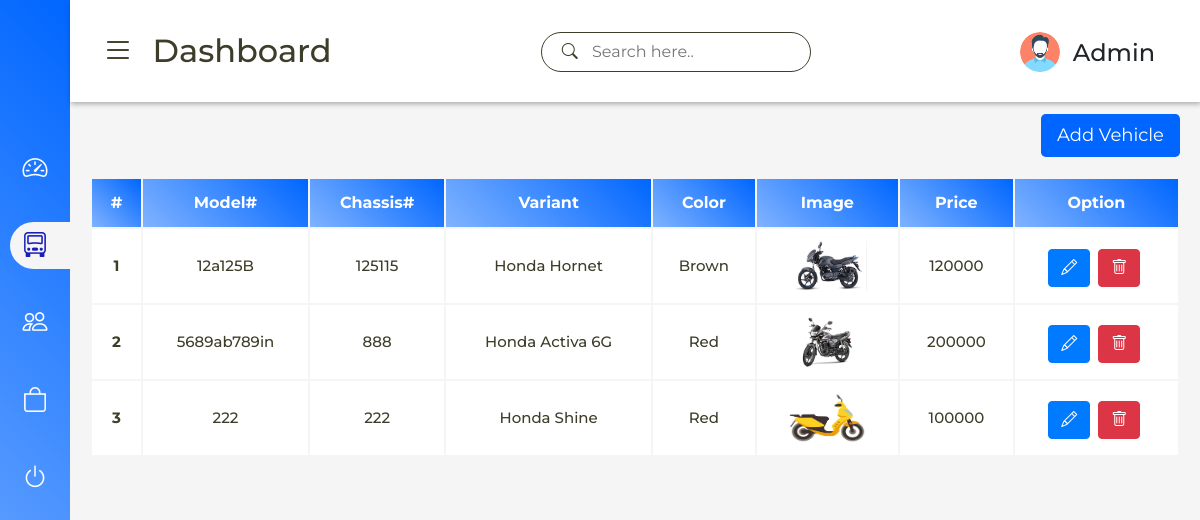
The app's page /admin/vehicle.php (signed in) with its own data.
### tables this page shows
CREATE TABLE `tblmastervehicle` (
  `vehicleId` int(11) NOT NULL,
  `modalNo` varchar(100) NOT NULL,
  `chassisNo` varchar(100) NOT NULL,
  `variant` varchar(100) NOT NULL,
  `color` varchar(100) NOT NULL,
  `imagePath` text NOT NULL,
  `price` varchar(100) NOT NULL,
  `isDeleted` int(1) NOT NULL,
  `addDate` timestamp NOT NULL DEFAULT current_timestamp(),
  `updateDate` timestamp NOT NULL DEFAULT current_timestamp() ON UPDATE current_timestamp()
);

### admin/session.php (called while the page is built, shortened)
<?php
if (!isset($_SESSION['user_data'])) {
    header("location: index.php");
} else {
    $userdata = json_decode($_SESSION['user_data']);
}
?>

### admin/vehicle.php (the view, shortened to what this page needs)
<?php
include("header.php");
include("navbar.php");
?>
<!DOCTYPE html>
<html lang="en">
<head>
</head>
<body>
    <div class="main-body">
        <div class="addVehicleButton">
            <a href="#" class="btn btn-primary btn-lg" role="button" aria-pressed="true" data-toggle="modal"
                data-target="#vehicleModalForm">Add Vehicle</a>
        </div>
        <div class="table-vehicle">
            <table class="table table-striped">
                <tr class="thead">
                    <th scope="col">#</th>
                    <th scope="col">Model#</th>
                    <th scope="col">Chassis#</th>
                    <th scope="col">Variant</th>
                    <th scope="col">Color</th>
                    <th scope="col">Image</th>
                    <th scope="col">Price</th>
                    <th scope="col">Option</th>
                </tr>
                <?php
                $query = "SELECT * FROM `tblmastervehicle` WHERE isDeleted='0'";
                $run = mysqli_query($conn, $query);
                $i = 1;
                while ($fetch = mysqli_fetch_object($run)) {
                    if ($fetch->imagePath == '') {
                        $path = 'demo-1.png';
                    }
                    else {
                        $path = $fetch->imagePath;
                    }
                    ?>
                    <tr class="tbody">
                        <th scope="row">
                            <?php echo $i; ?>
                        </th>
                        <td>
                            <?php echo $fetch->modalNo; ?>
                        </td>
                        <td>
                            <?php echo $fetch->chassisNo; ?>
                        </td>
                        <td>
                            <?php echo $fetch->variant; ?>
                        </td>
                        <td>
                            <?php echo $fetch->color; ?>
                        </td>
                        <td class="imgVehcle"><img class="popup-img" src="Picture/<?php echo $path; ?>" alt="Lighthouse"
                                width="80" height="50"></td>
                        <td>
                            <?php echo $fetch->price; ?>
                        </td>
                        <td class="button-group">
                            <a role="button" class="btn btn-primary mr-1 mt-1 edit-btn" name="uploadData"
                                data-id="<?php echo $fetch->vehicleId; ?>" data-toggle="modal"
                                data-target="#vehiclemodal_editform"><i class="bi bi-pencil"></i></a>
                            <a role="button" class="btn btn-danger mr-1 mt-1 delete-btn" name="deleteData"
                                data-id="<?php echo $fetch->vehicleId; ?>" data-toggle="modal"
                                data-target="#VehicleDeleteModal"><i class="bi bi-trash"></i></a>
                        </td>
                    </tr>
                    <?php
                    $i++;
                }
                ?>
            </table>
        </div>
    </div>
</body>
</html>

### admin/header.php (shortened to what this page needs)
<?php
include("session.php");
?>
<!DOCTYPE html>
<html lang="en">
<head>
    <link rel="stylesheet" href="https://cdn.jsdelivr.net/npm/bootstrap@4.6.2/dist/css/bootstrap.min.css"
>
    <link rel="stylesheet" href="https://cdn.jsdelivr.net/npm/bootstrap-icons@1.9.1/font/bootstrap-icons.css">
</head>
<body>
</body>
</html>

### admin/sidebar.php (shortened to what this page needs)
<?php
include("header.php");
function checkNavbar($className)
{
    if (strpos($_SERVER['REQUEST_URI'], $className)) {
        return ' active';
    }
    return '';
}
?>
<!DOCTYPE html>
<html lang="en">
<head>
</head>
<body>
    <div class="sidebar">
        <div class="sidebar-brands mx-auto px-5 ml-3 mb-2">
        </div>
        <div class="sidebar-menu">
            <ul class="list-group">
                <li class="list-group-item <?php echo checkNavbar('dashboard'); ?>">
                    <a href="dashboard.php" class="list-item"> <span class="icon"><i class="bi bi-speedometer2"></i></span>
                        <span class="title">Dashboard</span></a>
                </li>
                <li class="list-group-item <?php echo checkNavbar('vehicle'); ?>">
                    <a href="vehicle.php" class="list-item"><span class="icon"><i class="bi bi-truck-front"></i></span>
                        <span class="title">Vehicle</span></a>
                </li>
                <li class="list-group-item <?php echo checkNavbar('customer'); ?>">
                    <a href="customer.php" class="list-item"><span class="icon"><i class="bi bi-people"></i></span>
                        <span class="title">Customer</span></a>
                </li>
                <li class="list-group-item <?php echo checkNavbar('purchase'); ?>">
                    <a href="purchase.php" class="list-item"><span class="icon"><i class="bi bi-bag"></i></span>
                        <span class="title">Purchase Data</span></a>
                </li>
                <li class="list-group-item">
                    <a href="logout.php" class="list-item"><span class="icon"><i class="bi bi-power"></i></span>
                        <span class="title">Logout</span></a>
                </li>
            </ul>
        </div>
    </div>
</body>
</html>

### admin/navbar.php (shortened to what this page needs)
<?php
include("header.php");
include("sidebar.php");
?>
<!DOCTYPE html>
<html lang="en">
<head>
</head>
<body>
    <nav class="nav navbar-light p-3">
        <div class="header d-flex justify-content-between w-100 align-item-center pt-3">
            <div class="main-head pl-3">
                <h1 class="h1">
                    <label for="nav-toggle"><span><i class="bi bi-list"></i></span></label>
                    Dashboard
                </h1>
            </div>
            <div class="search-bar">
                <form action="" method="GET">
                    <span><i class="bi bi-search"></i></span>
                    <input type="text" name="search" placeholder="Search here.." aria-label="search">
                </form>
            </div>
            <div class="user d-flex pr-3">
                <div class="user-img">
                    <img src="Picture/<?php echo $_SESSION['profile_img'] ?>" alt="" width="40px">
                </div>
                <div class="dropdown">
                    <a class="btn dropdown-toggle" type="button" data-toggle="dropdown"
                        aria-expanded="false">
                        <h4 class="h4">
                        <?php echo $userdata->name; ?>
                    </h4>
                </a>
                </div>
            </div>
        </div>
    </nav>
</body>
</html>

### admin/sidebar.php (style rules this page uses)
body { margin: 0; padding: 0; box-sizing: border-box; font-family: 'Montserrat', sans-serif; }
.sidebar { width: 250px; height: 100vh; background: linear-gradient(45deg, #80b3ff 0%, #0066ff 100%); position: fixed; left: 0; top: 0; z-index: 100; transition: width 0.3s ease; }
.sidebar-menu ul { margin-top: 20px; }
.sidebar-menu li.list-group-item { padding: 0; border: none; background: none; margin-bottom: 20px; width: 100%; padding-left: 20px; border: 0; outline: 0; padding-top: 5px; padding-bottom: 5px; }
.sidebar-menu li.list-group-item a { padding-top: 5px; padding-bottom: 5px; }
.sidebar-menu li.list-group-item.active a { background-color: #f5f5f5; color: #1a1fb8; padding-top: 5px; padding-bottom: 5px; border-radius: 50px 0 0 50px; border: 0; outline: 0; }
.sidebar-menu ul.list-group li a { position: relative; display: block; color: #fff; font-size: 18px; font-weight: 500; padding-left: 20px; }
.sidebar-menu ul.list-group li a span:first-child { padding-right: 10px; font-size: 25px; }
@media only screen and (max-width: 1200px) { .sidebar { width: 70px; } }
@media only screen and (max-width: 1200px) { .sidebar .sidebar-menu ul li { padding-left: 10px; text-align: center; } }
@media only screen and (max-width: 1200px) { .sidebar .sidebar-menu ul li a { padding-left: 0; } }

### admin/navbar.php (style rules this page uses)
body { font-family: 'Montserrat', sans-serif; }
nav.nav { position: fixed; left: 250px; width: calc(100% - 250px); top: 0; z-index: 100; box-shadow: 1px 2px 5px rgba(0, 0, 0, 0.3); background-color: #fff; transition: left 0.3s ease; }
.main-head h1 { color: #3d3d29; font-size: 2rem; }
.main-head h1 span i { margin-right: 10px; }
.search-bar { height: 40px; border: 1px solid #3d3d29; border-radius: 35px; padding: 7px 0 0 20px; width: 270px; }
.search-bar input { border: none; color: #3d3d29; padding-left: 10px; outline: 0; }
.search-bar span>i { cursor: pointer; color: #3d3d29; }
.user-img img { border-radius: 50%; }
.dropdown-toggle::after { display: none; }
@media only screen and (max-width: 1200px) { nav.nav { width: calc(100% - 70px); left: 70px; } }

### admin/vehicle.php (style rules this page uses)
* { margin: 0; padding: 0; }
body { box-sizing: border-box; font-family: 'Montserrat' sans-serif; background: #f5f5f5; width: 100%; }
.main-body { transition: margin-left 0.3s ease; margin-left: 250px; margin-top: 70px; width: calc(100% - 250px); padding: 20px; }
.table tr.thead th { border: none; background: linear-gradient(45deg, #80b3ff 0%, #0066ff 100%); text-align: center; color: #ffffff; border: 2px solid #f5f5f5; }
.table tr.tbody th, .table tr.tbody td { background-color: #FFFFFF; text-align: center; border: 2px solid #f5f5f5; color: #3d3d29; vertical-align: middle; font-size: 15px; }
.table tr.tbody td { font-weight: 500; }
.addVehicleButton { margin-bottom: 20px; width: 100%; display: flex; float: right; justify-content: end; }
.addVehicleButton a.btn-primary, button.btn-primary { background-color: #0066ff; border: none; outline: 0; box-shadow: none; font-size: 18px; }
.popup-img { cursor: pointer; }
@media only screen and (max-width: 1200px) { .main-body { margin-left: 70px; width: calc(100% - 70px); } }

### records on screen
tblmastervehicle: modalNo "12a125B", chassisNo "125115", variant "Honda Hornet", color "Brown", imagePath (picture), price "120000"
tblmastervehicle: modalNo "5689ab789in", chassisNo "888", variant "Honda Activa 6G", color "Red", imagePath (picture), price "200000"
tblmastervehicle: modalNo "222", chassisNo "222", variant "Honda Shine", color "Red", shows a picture, price "100000"

### other values on screen
$userdata->name "Admin"
